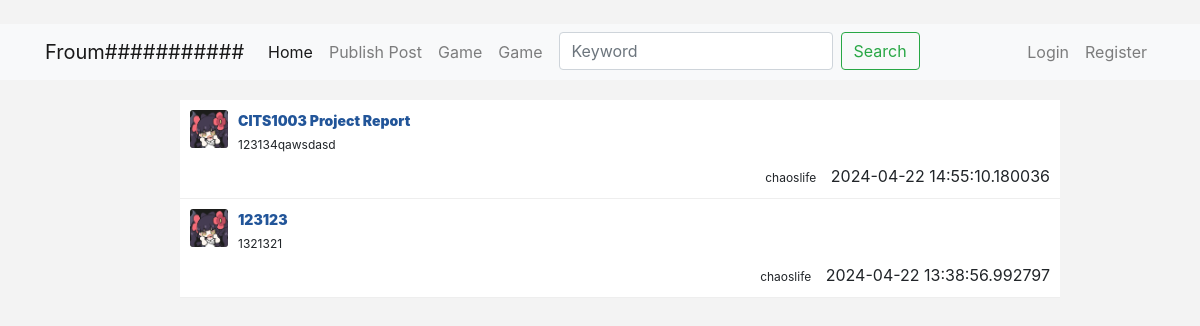
/, run on an earlier commit of the app's database.
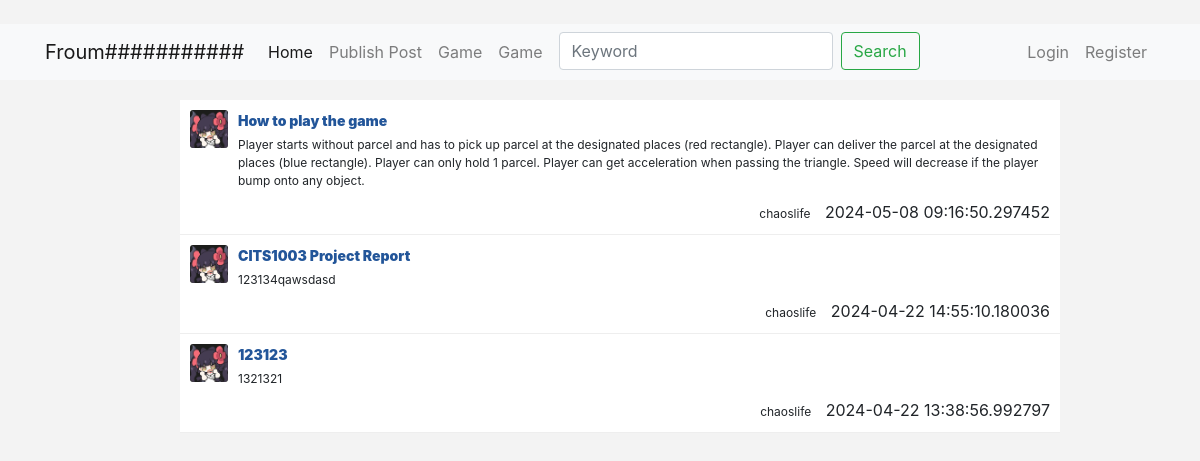
And on a later commit of the database.
### models.py (models this page shows)
class PostsModel(db.Model):
    __tablename__ = "posts"
    id = db.Column(db.Integer, primary_key=True, autoincrement=True)
    title = db.Column(db.String(100), nullable=False)
    content = db.Column(db.Text, nullable=False)
    create_time = db.Column(db.DateTime, default=datetime.now)
    author_id = db.Column(db.Integer, db.ForeignKey("user.id"))
    author = db.relationship(UserModel, backref="posts")

class UserModel(db.Model):
    __tablename__ = "user"
    id = db.Column(db.Integer, primary_key=True, autoincrement=True)
    username = db.Column(db.String(100), nullable=False)
    password = db.Column(db.String(200), nullable=False)
    email = db.Column(db.String(100), nullable=False, unique=True)
    join_time = db.Column(db.DateTime, default=datetime.now)

### blueprint/forum.py (the view)
@bp.route("/")
def index():
    posts = PostsModel.query.order_by(PostsModel.create_time.desc()).all()
    return render_template("index.html", posts=posts)

### app.py (called while the page is built)
@app.before_request
def before_request1():
    user_id = session.get("user_id")
    if user_id:
        user = UserModel.query.get(user_id)
        setattr(g, "user", user)
    else:
        setattr(g, "user", None)

@app.context_processor
def content_processor1():
    return {"user": g.user}

### templates/index.html (shortened to what this page needs)
{% extends "base.html" %}
{% block head %}
<link rel="stylesheet" href="{{ url_for('static', filename='css/index.css') }}">
{% endblock %}
{% block body %}
<div class="row" style="margin-top: 20px;">
            <div class="col"></div>
            <div class="col-10">
                <ul class="question-ul">
                  {% for post in posts %}
                    <li>
                        <div class="side-question">
                            <img class="side-question-avatar" src="{{ url_for('static', filename='images/avatar.webp') }}" alt="">
                        </div>
                        <div class="question-main">
                            <div class="question-title"><a href="{{ url_for('forum.post_detail', post_id=post.id) }}">{{ post.title }}</a></div>
                            <div class="question-content">{{ post.content }}</div>
                            <div class="question-detail">
                                <span class="question-author">{{ post.author.username }}</span>
                                <span class="question-time">{{ post.create_time }}</span>
                            </div>
                        </div>
                    </li>
                  {% endfor %}
                </ul>
            </div>
            <div class="col"></div>
        </div>
{% endblock %}

### templates/base.html (shortened to what this page needs)
﻿<!DOCTYPE html>
<html>
<head>
    <link rel="stylesheet" href="{{ url_for('static', filename='bootstrap/bootstrap.4.6.min.css') }}">
    <link rel="stylesheet" href="{{ url_for('static', filename='css/init.css') }}">
    {% block head %}{% endblock %}
</head>
<body>
    <nav class="navbar navbar-expand-lg navbar-light bg-light">
        <div class="container">
            <a class="navbar-brand" href="#">Froum###########</a>
            <div class="collapse navbar-collapse" id="navbarSupportedContent">
                <ul class="navbar-nav mr-auto">
                    <li class="nav-item active">
                        <a class="nav-link" href="/">Home <span class="sr-only">(current)</span></a>
                    </li>
                    <li class="nav-item">
                        <a class="nav-link" href="{{ url_for('forum.publish_post') }}">Publish Post</a>
                    </li>
                    <li class="nav-item">
                        <a class="nav-link" href="{{ url_for('game.game') }}">Game</a>
                    </li>
                    <li class="nav-item">
                        <a class="nav-link" href="{{ url_for('game.leaderboard') }}">Game</a>
                    </li>
                    <li class="nav-item ml-2">
                        <form class="form-inline my-2 my-lg-0" method="GET" action="{{ url_for('forum.search') }}">
                            <input class="form-control mr-sm-2" type="search" placeholder="Keyword" aria-label="Search" name="s">
                            <button class="btn btn-outline-success my-2 my-sm-0" type="submit">Search</button>
                        </form>
                    </li>
                </ul>
                <ul class="navbar-nav">
                  {% if user %}
                    <li class="nav-item">
                      <span class="nav-link">{{ user.username }}</span>
                    </li>
                    <li class="nav-item">
                        <a class="nav-link" href="{{ url_for('auth.logout') }}">Logout</a>
                    </li>
                  {% else %}
                    <li class="nav-item">
                      <a class="nav-link" href="{{ url_for('auth.login') }}">Login</a>
                    </li>
                    <li class="nav-item">
                        <a class="nav-link" href="{{ url_for('auth.register') }}">Register</a>
                    </li>
                  {% endif %}
                </ul>
            </div>
        </div>
    </nav>
    <div class="container">
        {% block body %}{% endblock %}
    </div>
</body>
</html>

### static/css/init.css (style rules this page uses)
body { background-color: #f3f3f3; }

### static/css/index.css (style rules this page uses)
.question-ul li { padding: 10px; overflow: hidden; display: flex; background-color: #fff; border-bottom:1px solid #eee; }
.side-question { flex-basis: 38px; height:100%; }
.side-question-avatar { width: 38px; height:38px; border-radius: 3px; }
.question-main { flex: 1; width: 660px; margin-left:10px; overflow: hidden; }
.question-title a { color: #259; font-size:14px; font-weight: 900; }
.question-author { font-size: 12px; margin-top: 5px; }
.question-content { margin-top: 5px; font-size:12px; }
.question-detail { text-align: right; margin-top: 10px; }
.question-detail .question-author { margin-right:10px; }

What changed in the data, as far as the page shows it:
added PostsModel: title "How to play the game", content "Player starts without parcel and has to pick up parcel at the designated places (red rectangle). Player can deliver the parcel at the designated places (blue rectangle). Player can only hold 1 parcel. Player can get acceleration when passing the triangle. Speed will decrease if the player bump onto any object.", author.username "chaoslife", create_time "2024-05-08 09:16:50.297452"
